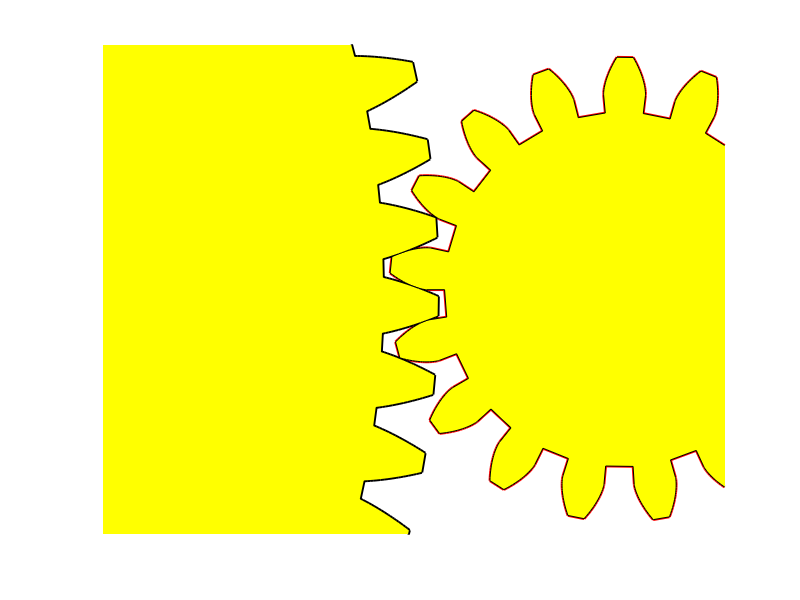

Write MATLAB code to recreate this figure.
function demo4
% Abrollen zweier Zahnraeder mit festen Achsen
% und VORGEBENEN DREHZAHLEN
% Zuerst scheibe27.m Aufrufen!!
clc, format compact, format short g
% -- ALLGEMEINE PARAMETER ---------------------
nr = 1;
switch nr
case 1
   % kleine Scheibe -------------------
   load scheibe26 XXA RRA, % kleine Scheibe
   load scheibe27 XXB RRB, % grosse Scheibe
   u = 4.765; % Uebersetzungsverhaeltnis
   STEPNR = 28;
   % -- Verschiebung ----------------------
   M1 = [RRA;0]; M2 = [-RRB;0];
   % -- Bildjustierung -----------------------
   clf, hold on
   plot(-40,-40,'w.'), hold on
   plot(40,40,'w.'), hold on
end
axis equal tight, axis manual, grid on
NN = 720; PHI = 2*pi/NN; phi = u*2*pi/NN;
c1 = cos(PHI); s1 = sin(PHI);
c2 = cos(phi); s2 = sin(phi);
D1 = [c1, -s1; s1, c1];
D2 = [c2, s2; -s2, c2];
X = XXA + M1*ones(1,size(XXA,2));
Y = XXB + M2*ones(1,size(XXB,2));
plot(X(1,:),X(2,:),'r','linewidth',2), hold on
plot(Y(1,:),Y(2,:),'k','linewidth',2), hold on
fill(X(1,:),X(2,:),'y'), hold on
fill(Y(1,:),Y(2,:),'y'), hold on
FILM(1) = getframe;
set(gca,'nextplot','replacechildren');
for I = 2:STEPNR
   XXA = D2*XXA;
   XXB = D1*XXB;
   X = XXA + M1*ones(1,size(XXA,2));
   Y = XXB + M2*ones(1,size(XXB,2));
   plot(X(1,:),X(2,:),'r','linewidth',2), hold on
   plot(Y(1,:),Y(2,:),'k','linewidth',2), hold on
   fill(X(1,:),X(2,:),'y'), hold on
   fill(Y(1,:),Y(2,:),'y'), hold on
   FILM(I) = getframe;
   set(gca,'nextplot','replacechildren');
end
save datenfilm FILM
axis off
